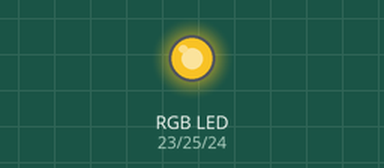
The program below on a simulated Raspberry Pi (BCM pin numbers). On the bench: an RGB LED mixed from three pins (HIGH = lit). What the program prints to the terminal is not drawn. At 3.0 s the program stops and its outputs stay as they are.

Above: at 0.1 s.
At 3.1 s:
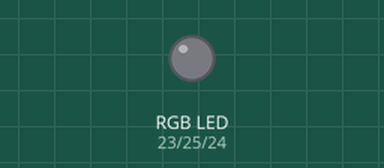
Timing chart, 0 to 4.5 s (numbered marks = the images above):
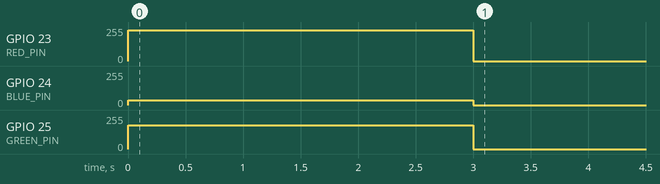

The program:

LED_color_code.py
```python
import color_code
import RPi.GPIO as GPIO
import time


RED_PIN = 23
BLUE_PIN = 24
GREEN_PIN = 25

GPIO.setmode(GPIO.BCM)
GPIO.setup(RED_PIN, GPIO.OUT)
GPIO.setup(GREEN_PIN, GPIO.OUT)
GPIO.setup(BLUE_PIN, GPIO.OUT)

p0 = GPIO.PWM(RED_PIN, 150)  # 周波数50Hz
p1 = GPIO.PWM(BLUE_PIN, 150)  # 周波数50Hz
p2 = GPIO.PWM(GREEN_PIN, 150)  # 周波数50Hz
p0.start(0)
p1.start(0)
p2.start(0)

code = 0xe6b422
red, green, blue = color_code.get_RGB_percent(code)
print("red=", red, "% ", "green=", green, "% ", "blue=", blue, "%")

try:
    p0.ChangeDutyCycle(red)
    p1.ChangeDutyCycle(blue)
    p2.ChangeDutyCycle(green)
    time.sleep(3)

except KeyboardInterrupt:
    pass

p0.stop()
p1.stop()
p2.stop()
GPIO.cleanup()
```

color_code.py
```python
def get_RGB_duty(code):  # 引数：HTMLカラーコード（16進数6桁）
    red = (code & 0xFF0000) >> 16
    green = (code & 0xFF00) >> 8
    blue = code & 0xFF
    red = float(red) / 255  # 整数（0〜255）を小数（0〜1）に変換する。
    green = float(green) / 255
    blue = float(blue) / 255
    return red, green, blue

def get_RGB_percent(code):  # 引数：HTMLカラーコード（16進数6桁）
    red = (code & 0xFF0000) >> 16
    green = (code & 0xFF00) >> 8
    blue = code & 0xFF
    red = float(red) * 100 / 255  # 整数（0〜255）をパーセント（0〜100）に変換する。
    green = float(green) * 100 / 255
    blue = float(blue) * 100 / 255
    return red, green, blue

def draw(code):
    import matplotlib.pyplot as plt
    import matplotlib.patches as pat
    # Figureを作成
    fig, ax = plt.subplots()
    # 軸目盛りラベルを消す
    plt.tick_params(labelbottom=False,
                labelleft=False,
                labelright=False,
                labeltop=False)
    # 軸目盛り線を消す
    plt.tick_params(bottom=False,
                left=False,
                right=False,
                top=False)

    red, green, blue = get_RGB_duty(code)
    rect = pat.Rectangle(xy=(0, 0.2), width=1.0, height=1.0, color=[red,green,blue])  # 左下の座標(0,0.2), 横幅1.0, 高さ1.0
    ax.add_patch(rect)  # Axesにrectを追加

    red_per, green_per, blue_per = get_RGB_percent(code)
    str = "red={:2.3f}% green={:2.3f}% blue={:2.3f}%".format(red_per, green_per, blue_per)
    print(str)
    ax.text(0, 0.1, str, size = 10, color = "black")
    plt.savefig("kogane.png")
    plt.show()
```

Measured:
- by itself, GPIO 23 (RED_PIN): 0/255 → 230/255 at 0.00 s, → 0/255 3.0 s later
- by itself, GPIO 24 (BLUE_PIN): 0/255 → 34/255 at 0.00 s, → 0/255 3.0 s later
- by itself, GPIO 25 (GREEN_PIN): 0/255 → 180/255 at 0.00 s, → 0/255 3.0 s later
